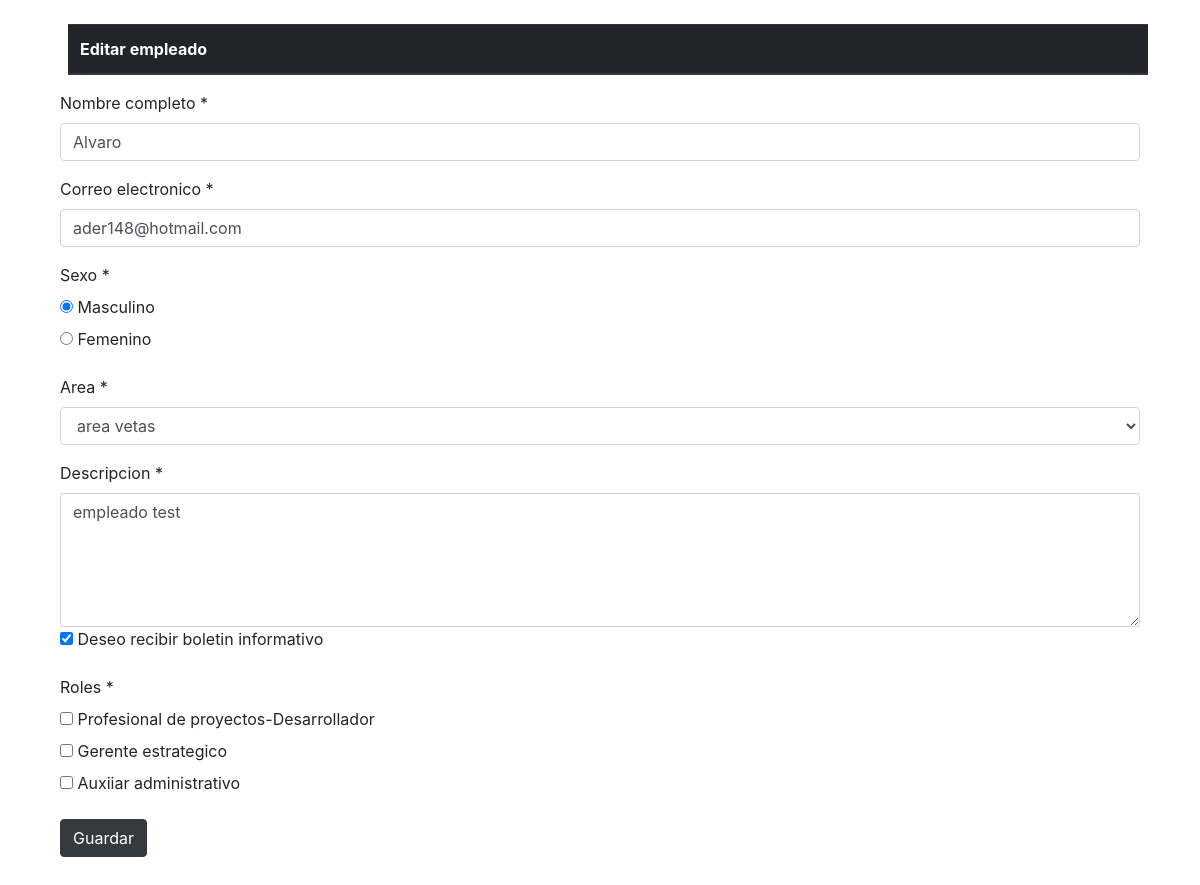
Screenshot of /Editarempleado?emp=1 with the database file from the repository.
### tables this page shows
CREATE TABLE `empleados` (
  `id` int(11) NOT NULL,
  `nombre` varchar(255) NOT NULL,
  `email` varchar(255) NOT NULL,
  `sexo` char(1) NOT NULL,
  `area_id` int(11) NOT NULL,
  `description` text NOT NULL,
  `boletin` int(11) NOT NULL
);

CREATE TABLE `roles` (
  `id` int(11) NOT NULL,
  `nombre` varchar(255) NOT NULL
);

### application/controllers/EditarEmpleado.php (called while the page is built, shortened)
<?php
class EditarEmpleado extends CI_Controller {
	public function __construct()
	{
		$this->load->model('areas_model');
		$this->load->model('roles_model');
		$this->load->model('empleado_model');
		$this->load->helper('url');
    }
    public function index()
	{
		if($this->input->get('emp')){
			$idemp=$this->input->get('emp');
		}else{
			$idemp=0;
		}
		$data["empleado"]=$this->empleado_model->getEmledoById($idemp);
		$data["areas"]=$this->areas_model->getArea();
		$data["roles"]=$this->roles_model->getRoles();
		$this->load->view('editar',$data);
	}
}

### index.php (called while the page is built, shortened)
<?php
require_once BASEPATH.'core/CodeIgniter.php';

### application/models/empleado_model.php (called while the page is built, shortened)
<?php
class Empleado_model extends CI_Model {
    function getEmledoById($idEmp){
        $query = $this->db->query("SELECT * from empleados where empleados.id=".$idEmp);
        $result = $query->result_array();
        return $result;
    }
}

### application/models/areas_model.php (called while the page is built, shortened)
<?php
class Areas_model extends CI_Model {
    function getArea(){
        $query = $this->db->get('areas');
        return $query->result();
    }
}

### application/models/roles_model.php (called while the page is built, shortened)
<?php
class Roles_model extends CI_Model {
    function getRoles(){
        $query = $this->db->get('roles');
        return $query->result();
    }
}

### application/views/editar.php (the view, shortened to what this page needs)
?><!DOCTYPE html>
<html lang="en">
<head>
	<link rel="stylesheet" href="https://maxcdn.bootstrapcdn.com/bootstrap/4.0.0/css/bootstrap.min.css">
	<link rel="stylesheet" href="assets/css/style.css">
</head>
<body>
	<div class="container mt-4">
		<div id="app" class="container m-2">
			<table class="table table-striped">
				<thead class="thead-dark">
					<tr>
						<th>Editar empleado</th>
					</tr>
				</thead>
			</table>
		</div>
	</div>
	<div class="container">
		<div class="col-sm-12">
		<form id="formItem" action="CrearEmpleado/crearEmpleado">
            <div  class="form-group">
                <label for="">Nombre completo *</label>
                <input name="nombre" type="text" class="form-control"  placeholder="Nombre" value="<?= $empleado[0]['nombre'] ?>" required>
			</div>
			<div  class="form-group">
                <label for="">Correo electronico *</label>
                <input name="email" type="text" class="form-control"  placeholder="Nombre" value="<?= $empleado[0]['email'] ?>" required>
			</div>
			<div  class="form-group">
                <label for="">Sexo *</label>
				<div class="radio">
					<?php if($empleado[0]['sexo']=='m'){ ?>
						<label><input type="radio"  value="m" name="genero" checked> Masculino</label><br>
					<?php }else{?>
						<label><input type="radio"  value="m" name="genero"> Masculino</label><br>
					<?php }?>
					<?php if($empleado[0]['sexo']=='f'){ ?>
						<label><input type="radio" value="f" name="genero" checked> Femenino</label>
					<?php }else{?>
						<label><input type="radio" value="f" name="genero"> Femenino</label>
					<?php }?>
				</div>
			</div>
			<div class="form-group">
			<label for="sel1">Area *</label>
			<select class="form-control" id="area" name="area">
				<?php foreach ($areas as $area) {?>
					<?php if($area->id ==  $empleado[0]['area_id']) {?>
						<option selected value="<?= $area->id;?>"><?= $area->area;?></option>
					<?php } else{ ?>
						<option value="<?= $area->id;?>"><?= $area->area;?></option>
					<?php } ?>
				<?php } ?>
			</select>
			</div>
            <div class="form-group">
            <label for="">Descripcion *</label>
				<textarea class="form-control"  name="descripcion" cols="30" rows="5"><?= $empleado[0]['description'] ?></textarea>
			<label class="checkbox-inline">
					<?php if($empleado[0]['boletin'] == '1') {?>
						<input type="checkbox"  name="boletin" checked>
					<?php } else{ ?>
						<input type="checkbox"  name="boletin">
					<?php } ?>
				Deseo recibir boletin informativo
			</label>
			</div>
			<div class="form-group">
			<label for="">Roles *</label>
				<?php foreach ($roles as $rol) {?>
					<div class="checkbox">
						<label><input type="checkbox" name="check_list[]" value="<?= $rol->id;?>"> <?= $rol->nombre;?></label>
					</div>
				<?php } ?>
			</div>
			<button type="submit" class="btn btn-dark btn-md">Guardar</button>
        </form>
		</div>
	</div>
	<br>
	<br>
</body>
</html>

### rows the page displays
empleados: nombre "Alvaro", email "ader148@hotmail.com", descripcion "empleado test"
roles: nombre "Profesional de proyectos-Desarrollador"
roles: nombre "Gerente estrategico"
roles: nombre "Auxiiar administrativo"

### other values shown
form field area "area vetas"
